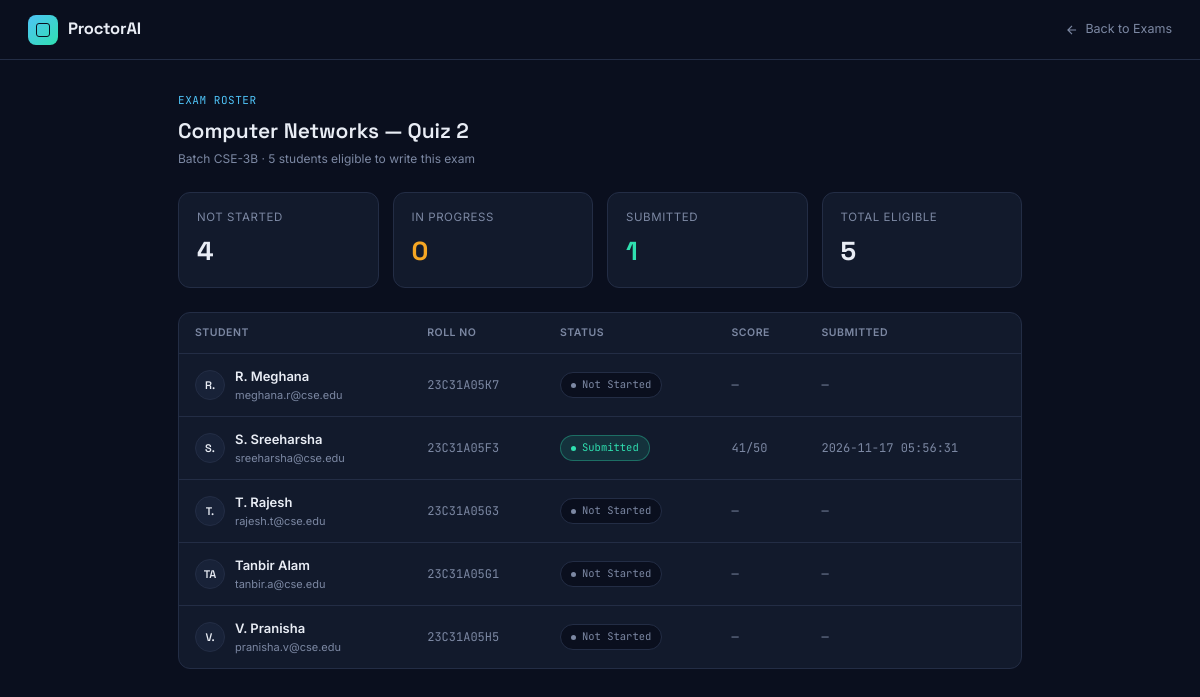
/admin/exams/2/roster (signed in), run on the app's committed database.
### tables this page shows
CREATE TABLE exams (
    id INTEGER PRIMARY KEY AUTOINCREMENT,
    title TEXT NOT NULL,
    subject TEXT,
    batch TEXT NOT NULL,              -- which batch this exam is assigned to
    duration_minutes INTEGER NOT NULL,
    total_marks INTEGER DEFAULT 100,
    scheduled_at TEXT NOT NULL,       -- ISO datetime string
    proctoring_level TEXT DEFAULT 'Full',
    exam_password TEXT NOT NULL DEFAULT 'EXAM123',   -- students must enter this to join
    created_by INTEGER,
    FOREIGN KEY(created_by) REFERENCES users(id)
);

CREATE TABLE users (
    id INTEGER PRIMARY KEY AUTOINCREMENT,
    name TEXT NOT NULL,
    roll_no TEXT UNIQUE,              -- used for students; NULL for admins
    email TEXT UNIQUE,
    password_hash TEXT NOT NULL,
    role TEXT NOT NULL CHECK(role IN ('admin','student')),
    batch TEXT,                       -- e.g. CSE-3B (students only)
    face_registered INTEGER DEFAULT 0,
    photo_data TEXT,                  -- registered ID photo (base64 JPEG), uploaded by the admin
    face_descriptor TEXT,             -- 128-number face fingerprint of that photo (JSON), used for matching
    created_at TEXT DEFAULT (datetime('now'))
);

CREATE TABLE results (
    id INTEGER PRIMARY KEY AUTOINCREMENT,
    student_id INTEGER NOT NULL,
    exam_id INTEGER NOT NULL,
    score INTEGER,
    total INTEGER,
    risk_score INTEGER DEFAULT 0,
    violations_count INTEGER DEFAULT 0,
    status TEXT DEFAULT 'submitted',  -- submitted, published
    submitted_at TEXT DEFAULT (datetime('now')),
    FOREIGN KEY(student_id) REFERENCES users(id),
    FOREIGN KEY(exam_id) REFERENCES exams(id)
);

### app.py (the view)
@app.route("/admin/exams/<int:exam_id>/roster")
@login_required(role="admin")
def admin_exam_roster(exam_id):
    db = get_db()
    exam = db.execute("SELECT * FROM exams WHERE id=?", (exam_id,)).fetchone()
    if exam is None:
        flash("That exam could not be found.")
        return redirect(url_for("admin_dashboard", _anchor="exams"))
    students = db.execute(
        "SELECT * FROM users WHERE role='student' AND batch=? ORDER BY name", (exam["batch"],)
    ).fetchall()
    sessions = {s["student_id"]: s for s in db.execute(
        "SELECT * FROM exam_sessions WHERE exam_id=?", (exam_id,)
    ).fetchall()}
    results = {r["student_id"]: r for r in db.execute(
        "SELECT * FROM results WHERE exam_id=?", (exam_id,)
    ).fetchall()}
    roster = []
    for s in students:
        result = results.get(s["id"])
        sess = sessions.get(s["id"])
        if result:
            status = "submitted"
        elif sess and sess["status"] == "in_progress":
            status = "in_progress"
        else:
            status = "not_started"
        roster.append({"student": s, "status": status, "result": result, "session": sess})
    return render_template(
        "admin_exam_roster.html", exam=exam, roster=roster, name=session.get("name"),
    )

### app.py (called while the page is built)
def get_db():
    if "db" not in g:
        g.db = sqlite3.connect(DB_PATH)
        g.db.row_factory = sqlite3.Row
    return g.db

def login_required(role=None):
    def decorator(view_func):
        @wraps(view_func)
        def wrapped(*args, **kwargs):
            if "user_id" not in session:
                return redirect(url_for("login"))
            if role and session.get("role") != role:
                return redirect(url_for("login"))
            return view_func(*args, **kwargs)
        return wrapped
    return decorator

### templates/admin_exam_roster.html (shortened to what this page needs)
<!DOCTYPE html>
<html lang="en">
<head>
<link rel="stylesheet" href="{{ url_for('static', filename='css/style.css') }}">
</head>
<body>
  <div class="topbar">
    <div class="brand"><div class="brand-mark"></div><div class="brand-name">ProctorAI</div></div>
    <a class="back-link" href="{{ url_for('admin_dashboard', _anchor='exams') }}">
      <svg width="14" height="14" viewBox="0 0 24 24" fill="none" stroke="currentColor" stroke-width="2"><path d="M19 12H5M12 19l-7-7 7-7"/></svg>
      Back to Exams
    </a>
  </div>
  <div class="content">
    <div class="head">
      <div class="eyebrow">EXAM ROSTER</div>
      <h1>{{ exam['title'] }}</h1>
      <p>Batch {{ exam['batch'] }} · {{ roster|length }} student{{ 's' if roster|length != 1 else '' }} eligible to write this exam</p>
    </div>
    <div class="kpi-row">
      <div class="kpi"><div class="kpi-label">Not Started</div><div class="kpi-value">{{ roster|selectattr('status','equalto','not_started')|list|length }}</div></div>
      <div class="kpi"><div class="kpi-label">In Progress</div><div class="kpi-value" style="color:var(--warn);">{{ roster|selectattr('status','equalto','in_progress')|list|length }}</div></div>
      <div class="kpi"><div class="kpi-label">Submitted</div><div class="kpi-value safe">{{ roster|selectattr('status','equalto','submitted')|list|length }}</div></div>
      <div class="kpi"><div class="kpi-label">Total Eligible</div><div class="kpi-value">{{ roster|length }}</div></div>
    </div>
    <div class="card">
      <table>
        <thead><tr><th>Student</th><th>Roll No</th><th>Status</th><th>Score</th><th>Submitted</th></tr></thead>
        <tbody>
          {% for entry in roster %}
          <tr>
            <td>
              <div class="student-cell">
                <div class="avatar-sm">{{ entry.student['name'][:2].upper() }}</div>
                <div>
                  <div class="row-name">{{ entry.student['name'] }}</div>
                  <div class="row-sub">{{ entry.student['email'] }}</div>
                </div>
              </div>
            </td>
            <td class="cell-mono">{{ entry.student['roll_no'] }}</td>
            <td>
              {% if entry.status == 'not_started' %}
                <span class="status-pill not_started"><span class="dot"></span>Not Started</span>
              {% elif entry.status == 'in_progress' %}
                <span class="status-pill in_progress"><span class="dot"></span>In Progress</span>
              {% else %}
                <span class="status-pill submitted"><span class="dot"></span>Submitted</span>
              {% endif %}
            </td>
            <td class="cell-mono">{% if entry.result %}{{ entry.result['score'] }}/{{ entry.result['total'] }}{% else %}—{% endif %}</td>
            <td class="cell-mono">{% if entry.result %}{{ entry.result['submitted_at'] }}{% else %}—{% endif %}</td>
          </tr>
          {% else %}
          <tr><td colspan="5" style="text-align:center; color:var(--text-muted);">No students are enrolled in this batch yet.</td></tr>
          {% endfor %}
        </tbody>
      </table>
    </div>
  </div>
</body>
</html>

### static/css/style.css (style rules this page uses)
:root { --ink:#0A0F1E; --surface:#121A2C; --surface-2:#182238; --line:#232D45; --text:#E9EDF5; --text-muted:#7C88A3; --safe:#2FE0B0; --warn:#F5A623; --alert:#FF5468; --scan:#4FC3F7; --radius:12px; }
* { box-sizing:border-box; margin:0; padding:0; }
body { background:var(--ink); color:var(--text); font-family:'Inter',sans-serif; font-size:14px; line-height:1.5; min-height:100vh; }
a { color:inherit; }
.card { background:var(--surface); border:1px solid var(--line); border-radius:var(--radius); overflow:hidden; }
table { width:100%; border-collapse:collapse; }
th { text-align:left; font-size:10.5px; text-transform:uppercase; letter-spacing:.05em; color:var(--text-muted); font-weight:600; padding:12px 16px; border-bottom:1px solid var(--line); }
td { padding:13px 16px; border-bottom:1px solid var(--line); font-size:13px; }
tbody tr:last-child td { border-bottom:none; }
.cell-mono { font-family:'JetBrains Mono',monospace; font-size:12px; color:var(--text-muted); }
.row-name { font-weight:600; }
.row-sub { font-size:11px; color:var(--text-muted); }
.kpi-row { display:grid; grid-template-columns:repeat(4,1fr); gap:14px; margin-bottom:24px; }
.kpi { background:var(--surface); border:1px solid var(--line); border-radius:var(--radius); padding:16px 18px; }
.kpi-label { font-size:11.5px; color:var(--text-muted); text-transform:uppercase; letter-spacing:.05em; }
.kpi-value { font-family:'Space Grotesk',sans-serif; font-size:26px; font-weight:700; margin-top:6px; }
.kpi-value.safe { color:var(--safe); }
.brand { display:flex; align-items:center; gap:10px; }
.brand-mark { width:30px; height:30px; border-radius:8px; background:linear-gradient(135deg, var(--scan), var(--safe)); position:relative; flex-shrink:0; }
.brand-mark::after { content:""; position:absolute; inset:8px; border:1.5px solid var(--ink); border-radius:3px; }
.brand-name { font-family:'Space Grotesk',sans-serif; font-weight:700; font-size:16.5px; letter-spacing:-0.01em; }

### templates/admin_exam_roster.html (style rules this page uses)
.topbar { height:60px; border-bottom:1px solid var(--line); display:flex; align-items:center; justify-content:space-between; padding:0 28px; }
.back-link { font-size:12.5px; color:var(--text-muted); text-decoration:none; display:flex; align-items:center; gap:6px; }
.content { padding:32px 28px; max-width:900px; margin:0 auto; }
.head { margin-bottom:24px; }
.eyebrow { font-family:'JetBrains Mono',monospace; font-size:11px; color:var(--scan); letter-spacing:.05em; }
.head h1 { font-family:'Space Grotesk',sans-serif; font-size:21px; font-weight:600; margin-top:6px; }
.head p { font-size:12px; color:var(--text-muted); margin-top:4px; }
.avatar-sm { width:30px; height:30px; border-radius:50%; background:var(--surface-2); border:1px solid var(--line); display:flex; align-items:center; justify-content:center; font-family:'Space Grotesk',sans-serif; font-weight:600; font-size:11px; flex-shrink:0; }
.student-cell { display:flex; align-items:center; gap:10px; }
.status-pill { display:inline-flex; align-items:center; gap:6px; font-size:10.5px; font-family:'JetBrains Mono',monospace; padding:4px 10px; border-radius:20px; }
.status-pill.not_started { background:var(--ink); color:var(--text-muted); border:1px solid var(--line); }
.status-pill.submitted { background:rgba(47,224,176,.12); color:var(--safe); border:1px solid rgba(47,224,176,.35); }
.status-pill .dot { width:5px; height:5px; border-radius:50%; background:currentColor; }

### data on the page
exams: title "Computer Networks — Quiz 2", batch "CSE-3B"
users: name "R.", student.name "R. Meghana", student.email "meghana.r@cse.edu", student.roll_no "23C31A05K7"
users: name "S.", student.name "S. Sreeharsha", student.email "sreeharsha@cse.edu", student.roll_no "23C31A05F3"
results: result.score "41", result.total "50", result.submitted_at "2026-11-17 05:56:31"
users: name "T.", student.name "T. Rajesh", student.email "rajesh.t@cse.edu", student.roll_no "23C31A05G3"
users: name "TA", student.name "Tanbir Alam", student.email "tanbir.a@cse.edu", student.roll_no "23C31A05G1"
users: name "V.", student.name "V. Pranisha", student.email "pranisha.v@cse.edu", student.roll_no "23C31A05H5"

### other printed values
{{ roster|length }} "5"
{{ 's' if roster|length != 1 else '' }} "s"
{{ roster|selectattr('status','equalto','not_started')|list|length }} "4"
{{ roster|selectattr('status','equalto','in_progress')|list|length }} "0"
{{ roster|selectattr('status','equalto','submitted')|list|length }} "1"
